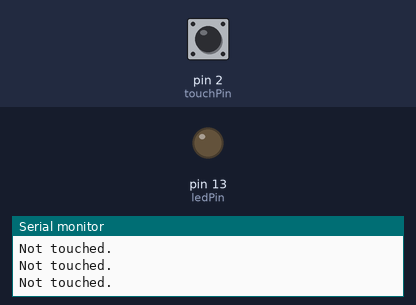
A sketch run on a simulated Arduino Uno, built with avr-gcc and run on an emulated ATmega328P. On the bench: output pins drawn as LEDs (lit = HIGH), the last lines printed to the serial monitor. The inputs (shaded band) are chosen by the test bench; at power-on: pin 2 (touchPin) LOW.

Above: at 1.2 s.
1.3 s: pin 2 (touchPin) pulled HIGH for 0.15 s
At 1.4 s:
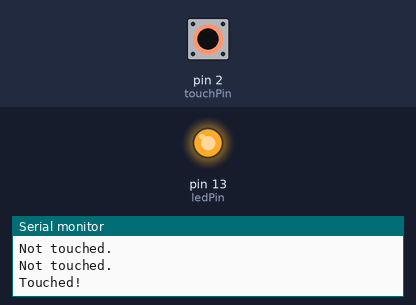
3.0 s: pin 2 (touchPin) pulled HIGH for 3.2 s
At 7.4 s:
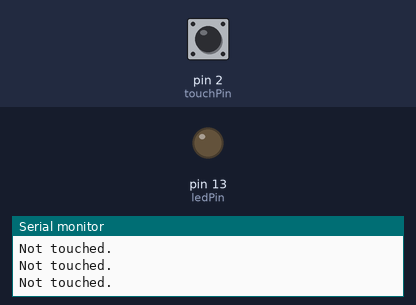
Timing chart, 0 to 8.9 s (numbered marks = the images above; inputs shaded):
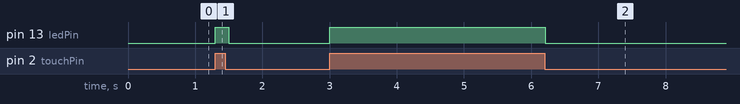

Measured:
- after the input at 1.3 s, pin 13 (ledPin): LOW → HIGH at once, → LOW 0.20 s later
- after the input at 3.0 s, pin 13 (ledPin): LOW → HIGH at once, → LOW 3.2 s later

The sketch:

1.ino
```cpp
int touchPin = 2;//pin for the touch sensor
int ledPin = 13;//pin for the LED

void setup()
{
  Serial.begin(9600);
  pinMode(ledPin, OUTPUT); //set the Led Pin to output
  pinMode(touchPin, INPUT);//set the Touch Pin to input
}

void loop()
{
  int touchValue = digitalRead(touchPin);//read the Touch Pin
  if (touchValue == HIGH)
  {
    //check if the sensor is touched
    digitalWrite(ledPin, HIGH);
    Serial.println("Touched!");
  }
  else
  {
    digitalWrite(ledPin, LOW);
    Serial.println("Not touched.");
  }
  delay(100);
}
```
